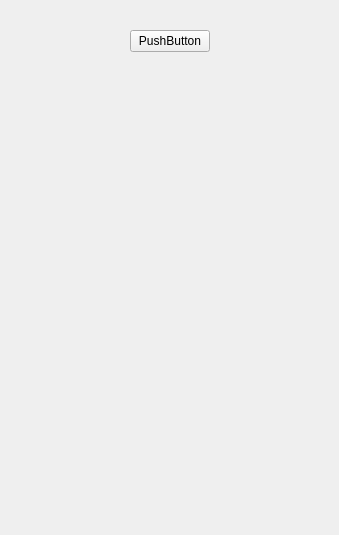
<?xml version="1.0" encoding="UTF-8"?>
<ui version="4.0">
 <class>TestCalendar</class>
 <widget class="QWidget" name="TestCalendar">
  <property name="geometry">
   <rect>
    <x>0</x>
    <y>0</y>
    <width>339</width>
    <height>535</height>
   </rect>
  </property>
  <property name="windowTitle">
   <string>Form</string>
  </property>
  <layout class="QGridLayout" name="gridLayout_2">
   <property name="leftMargin">
    <number>12</number>
   </property>
   <property name="topMargin">
    <number>30</number>
   </property>
   <item row="0" column="0">
    <layout class="QFormLayout" name="gridCalendar">
     <property name="fieldGrowthPolicy">
      <enum>QFormLayout::FieldsStayAtSizeHint</enum>
     </property>
     <property name="labelAlignment">
      <set>Qt::AlignCenter</set>
     </property>
     <property name="formAlignment">
      <set>Qt::AlignHCenter|Qt::AlignTop</set>
     </property>
     <property name="horizontalSpacing">
      <number>0</number>
     </property>
     <property name="verticalSpacing">
      <number>0</number>
     </property>
     <property name="leftMargin">
      <number>0</number>
     </property>
     <property name="rightMargin">
      <number>0</number>
     </property>
     <item row="0" column="0">
      <widget class="QPushButton" name="pushButton">
       <property name="text">
        <string>PushButton</string>
       </property>
      </widget>
     </item>
    </layout>
   </item>
  </layout>
 </widget>
 <resources/>
 <connections/>
</ui>
